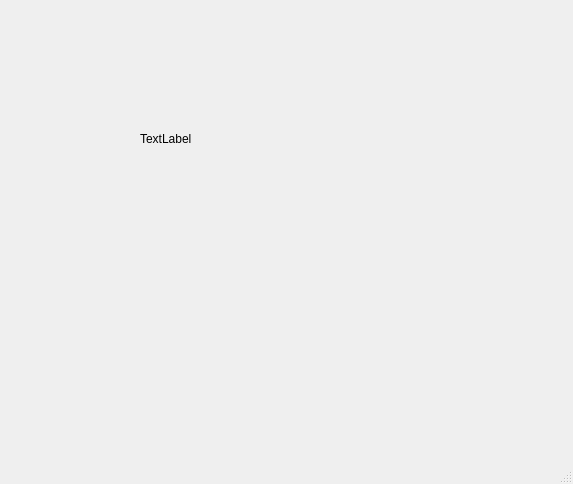
<?xml version="1.0" encoding="UTF-8"?>
<ui version="4.0">
 <class>MainWindow</class>
 <widget class="QMainWindow" name="MainWindow">
  <property name="geometry">
   <rect>
    <x>0</x>
    <y>0</y>
    <width>573</width>
    <height>484</height>
   </rect>
  </property>
  <property name="windowTitle">
   <string>MainWindow</string>
  </property>
  <widget class="QWidget" name="centralwidget">
   <widget class="QLabel" name="label">
    <property name="geometry">
     <rect>
      <x>140</x>
      <y>130</y>
      <width>59</width>
      <height>17</height>
     </rect>
    </property>
    <property name="text">
     <string>TextLabel</string>
    </property>
   </widget>
  </widget>
  <widget class="QMenuBar" name="menubar">
   <property name="geometry">
    <rect>
     <x>0</x>
     <y>0</y>
     <width>573</width>
     <height>22</height>
    </rect>
   </property>
  </widget>
  <widget class="QStatusBar" name="statusbar"/>
 </widget>
 <resources/>
 <connections/>
</ui>
